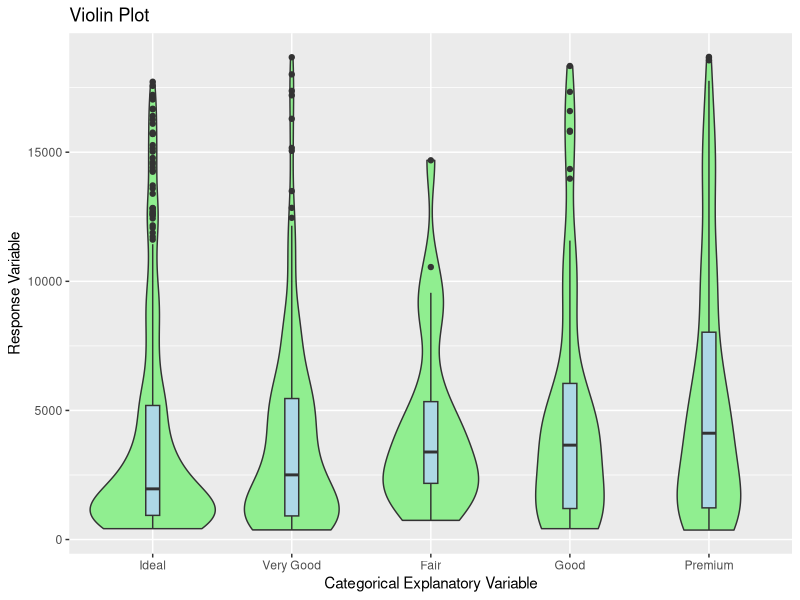
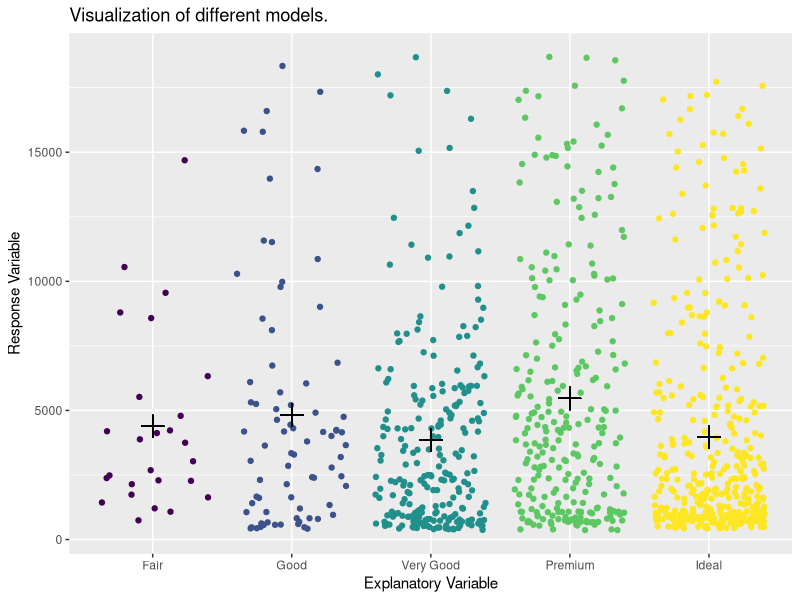
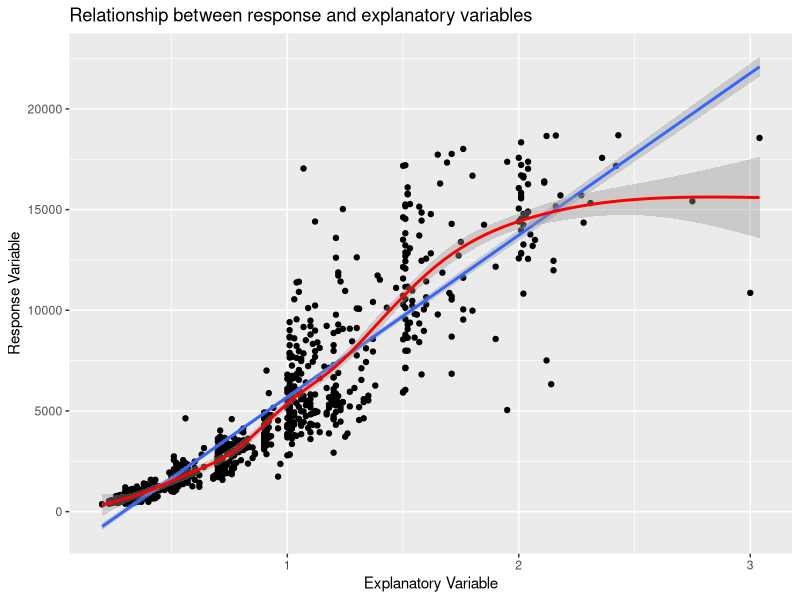
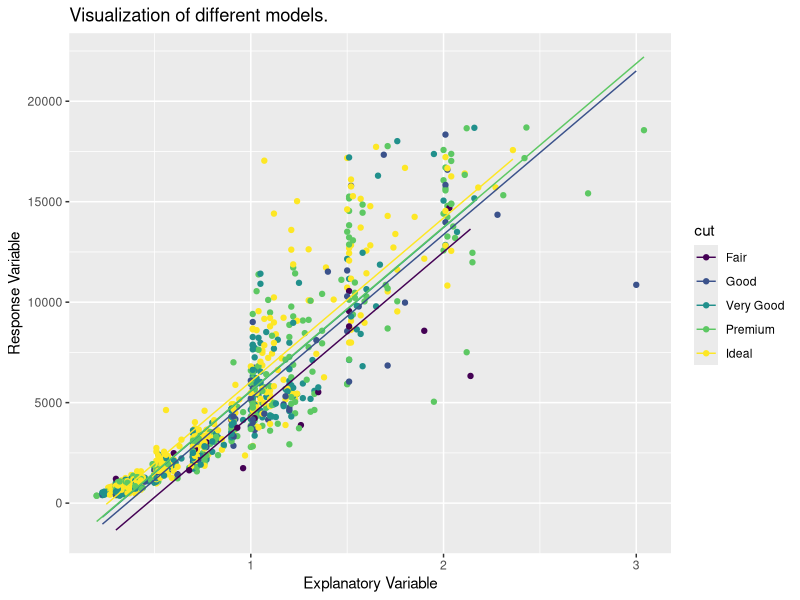
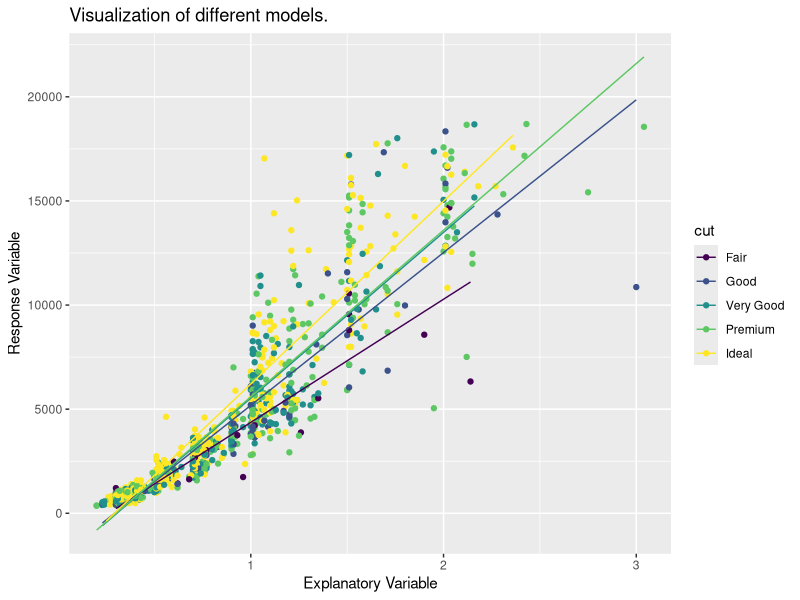

These figures' R source, in order:
## ---- chunk 1
knitr::opts_chunk$set(echo = TRUE)
# Load libraries
library(tidyverse)
library(modelr)
## ---- chunk 2
## Violin plot
violin_plot <- function(data_set, x, y) {
  x <- data_set[[x]]
  y <- data_set[[y]]
  tibble(x = x, y = y) %>%
    ggplot(aes(reorder(x, y, FUN = median), y)) +
    geom_violin(fill = "lightgreen") +
    geom_boxplot(width = 0.10, fill = "lightblue") +
    labs(title = "Violin Plot",
         x = "Categorical Explanatory Variable",
         y = "Response Variable")
}

## Relationship between response and explanatory
relationship <- function(data_set, x, y) {
  data_set %>%
    ggplot(aes_string(x, y)) +
    geom_point() +
    geom_smooth(method = "lm") +
    geom_smooth(colour = "red") +
    labs(title = "Relationship between response and explanatory variables",
         x = "Explanatory Variable",
         y = "Response Variable")
}

## main effects
graph_main_effects <- function(data_set, model, x, y) {
  data_set %>% 
    add_predictions(model = model, var = "pred") %>% 
    ggplot(aes_string(x = x, y = y, color = x)) +
    geom_point(show.legend = FALSE, position = "jitter") +
    geom_point(aes(y = pred), show.legend = FALSE, size = 5,
               color = "black", shape = 3,) +
    labs(
      title = "Visualization of different models.",
      x = "Explanatory Variable",
      y = "Response Variable"
    )
}

## Analysis of covariance
graph_predictions <- function(data_set, model, x, y, category) {
  data_set %>% 
    add_predictions(model = model, var = "pred") %>% 
    ggplot(aes_string(x = x, y = y, color = category)) +
    geom_point() +
    geom_line(aes(y = pred)) +
    labs(
      title = "Visualization of different models.",
      x = "Explanatory Variable",
      y = "Response Variable"
    )
}

## ---- chunk 3
## Select a subset of the diamonds by taking a random sample of 1000
data(diamonds)
diamonds_subset <- diamonds %>% sample_n(1000)
diamonds_subset %>% glimpse()
## ---- chunk 4
violin_plot(diamonds_subset, "cut", "price")
## ---- chunk 5
zero_slope <- lm(price ~ cut, data = diamonds_subset)
zero_slope %>%  summary()
graph_main_effects(diamonds_subset, zero_slope, "cut", "price")
## ---- chunk 6
relationship(diamonds_subset, "carat", "price")
## ---- chunk 7
common_slope <- lm(price ~ carat + cut, data = diamonds_subset)
common_slope %>% summary()
graph_predictions(diamonds_subset, common_slope, "carat", "price", "cut")
## ---- chunk 8
different_slopes <- lm(price ~ carat + cut + carat * cut, data = diamonds_subset)
different_slopes %>% summary()
graph_predictions(diamonds_subset, different_slopes, "carat", "price", "cut")
## ---- chunk 9
different_slopes %>% 
  predict(newdata = tibble(carat = c(0.5, 1.0), cut = c("Ideal", "Good")))
